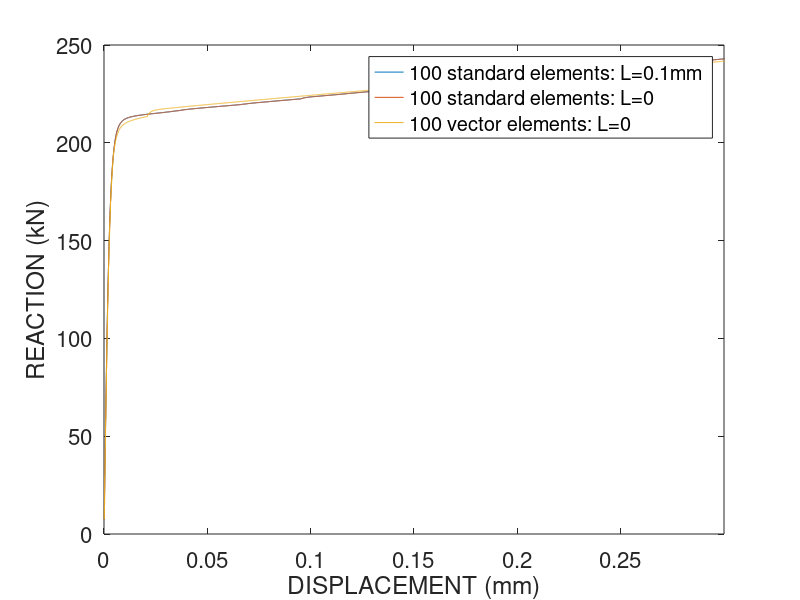

Recreate this plot in MATLAB.
clear all
%
data1=load('R_curl_10.txt');
time1=data1(:,1);
displ1=time1*1e-3;
react1=1e-3*data1(:,2);
%
data2=load('R_nocurl_10.txt');
time2=data2(:,1);
displ2=time2*1e-3;
react2=1e-3*data2(:,2);
%
data3=load('R_nocurl_vect.txt');
displ3=1e3*data3(:,1);
react3=1e-3*data3(:,2);
%
figure(1)
plot(displ1,react1,displ2,react2,displ3,react3)
axis([0 0.3 0 250 ]);
xlabel('DISPLACEMENT (mm)')
%xlabel('time')
ylabel('REACTION (kN)')
legend('100 standard elements: L=0.1mm','100 standard elements: L=0', '100 vector elements: L=0')
set(gca,'FontName','Helvetica','FontSize',16)
%


